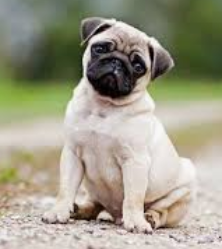
#> input picture OpenCV4/Image Processing in OpenCV/dog2.png, 222 x 249 px
$ python '7_Canny Edge Detection.py'
#> lines starting #> are read from the running program, lines starting #| are printed output that depends on the picture; after the words box and inside, x2 and y2 are one past the last pixel; in counts of white or black regions, pixels touching at a corner belong together
"""
在这一章中，我们将学习

Canny 边缘检测的概念
cv.Canny() Cv. Canny ()

"""

"""
Canny 边缘检测算法是一种流行的边缘检测算法,John F. Canny 提出
需要多个阶段
1. 消除噪声
由于边缘检测容易受到图像中的噪声，第一步是用5x5高斯滤波器去除图像中的噪声。 我们已经在前面的章节中看到了这一点。
2. 查找图像的强度梯度Intensity Gradient
然后使用Sobel核在水平和垂直方向上对平滑的图像进行滤波，以在水平方向（Gx）和垂直方向（Gy）上获得一阶导数。
从这两张图片中，我们可以找到每个像素的边缘渐变和方向，如下所示：
Edge_Gradient(G)=sqrt((Gx)^2 + (Gy)^2)
Angle(θ)=(tan^−1)(Gy / Gx)
梯度方向始终垂直于边缘。
将其舍入为代表垂直，水平和两个对角线方向的四个角度之一。
3. 非最大抑制
在获得梯度大小和方向后，将对图像进行全面扫描，以去除可能不构成边缘的所有不需要的像素。
为此，在每个像素处，检查像素是否是其在梯度方向上附近的局部最大值。
图片在https://docs.opencv.org/master/da/d22/tutorial_py_canny.html
4. Hysteresis Thresholding
该阶段确定哪些边缘全部是真正的边缘，哪些不是。
为此，我们需要两个阈值minVal和maxVal。
强度梯度大于maxVal的任何边缘必定是边缘，
而小于minVal的那些边缘必定是非边缘，因此将其丢弃。
介于这两个阈值之间的对象根据其连通性被分类为边缘或非边缘。
如果它们连接到“必定是边缘”的像素，则将它们视为边缘的一部分。
否则，它们也将被丢弃。
见下图：图片在https://docs.opencv.org/master/da/d22/tutorial_py_canny.html
选择合适的阈值很重要

因此，我们最终得到的是图像中的强边缘。

"""

"""
Canny Edge Detection in OpenCV
OpenCV将以上所有内容放在单个函数cv.Canny（）中。
我们将看到如何使用它。
第一个参数是我们的输入图像。
第二个和第三个参数分别是我们的minVal和maxVal。
第三个参数是perture_size。它是用于查找图像渐变的Sobel内核的大小。默认情况下为3。
最后一个参数是L2gradient，它指定用于查找梯度幅度的方程式。
如果为True，则使用上述更精确的公式，否则使用以下函数：Edge_Gradient（G）= | Gx | + | Gy |。
默认情况下，它为False。
"""
import numpy as np
import cv2 as cv
from matplotlib import pyplot as plt

img = cv.imread('dog2.png', 0)
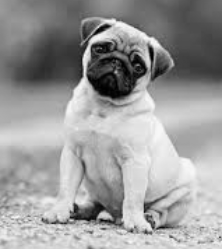
#> img: shape (249, 222); min 0, max 247, mean 154.5


def track(th1, th2):
    edges = cv.Canny(img, th1, th2)
    cv.imshow(f'{th1} -- {th2}', edges)
    cv.waitKey(0)


for i in range(20):
    track(100, 200 + i * 10)
#> this loop made 20 passes
#> pass 1, in track, `edges = cv.Canny(img, th1, th2)`:
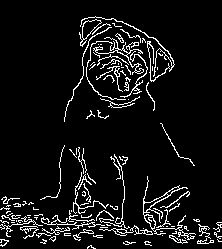
#> edges: shape (249, 222); 7.4% white in thin lines or dots
#> pass 2, in track (call 2), `edges = cv.Canny(img, th1, th2)`:
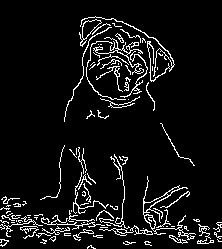
#> edges: shape (249, 222); 7.2% white in thin lines or dots
#> pass 3, in track (call 3), `edges = cv.Canny(img, th1, th2)`:
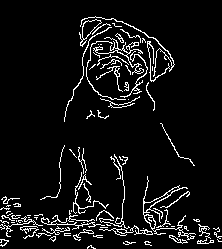
#> edges: shape (249, 222); 7% white in thin lines or dots
cv.destroyAllWindows()

$ run again, with OpenCV4/Image Processing in OpenCV/dog.png copied over OpenCV4/Image Processing in OpenCV/dog2.png
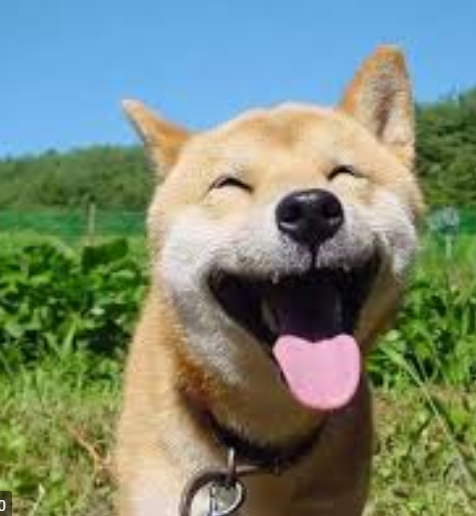
#> input picture OpenCV4/Image Processing in OpenCV/dog.png, 476 x 516 px
#> `img = cv.imread('dog2.png', 0)`:
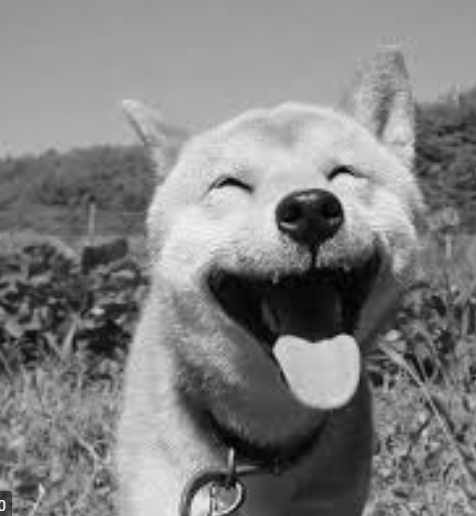
#> img: shape (516, 476); min 0, max 245, mean 129.3
#> the loop `for i in range(20):` made 20 passes
#> pass 3, in track (call 3), `edges = cv.Canny(img, th1, th2)`:
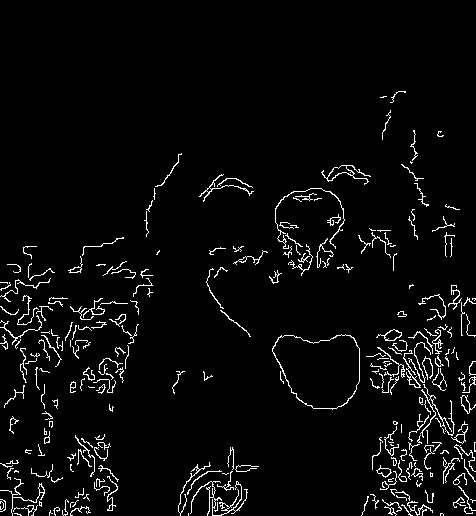
#> edges: shape (516, 476); 3.9% white in thin lines or dots, all inside (x1, y1, x2, y2) = (0, 91, 476, 516)
